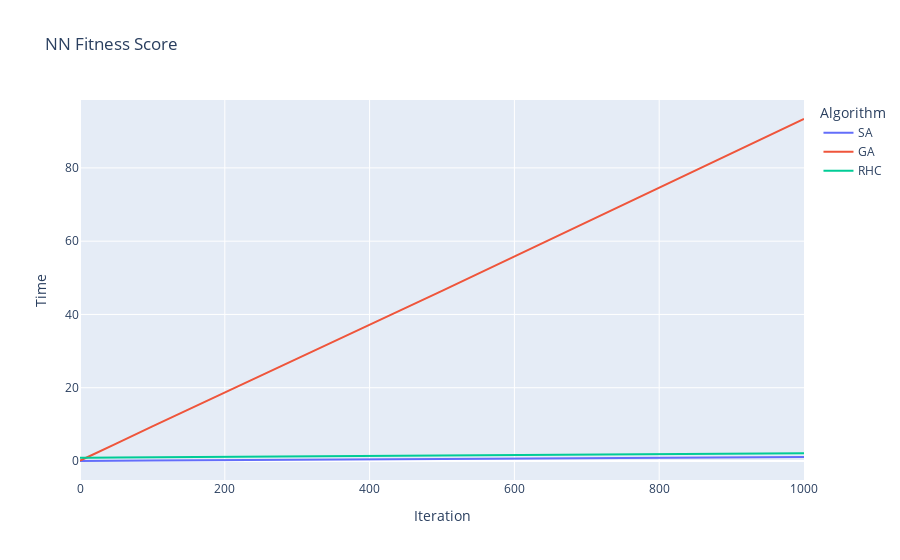

The code cell stored with this chart in its notebook:
### Code cell
px.line(result, 
        x="Iteration", 
        y="Time", 
        color="Algorithm", 
        title="NN Fitness Score")

### Figure 1 — Plotly figure (JSON) as saved in the notebook; plotly's stock layout.template omitted (floating-point values rounded to 4 significant figures)
{"data": [{"hovertemplate": "Algorithm=SA<br>Iteration=%{x}<br>Time=%{y}<extra></extra>", "legendgroup": "SA", "line": {"color": "#636efa", "dash": "solid"}, "marker": {"symbol": "circle"}, "mode": "lines", "name": "SA", "orientation": "v", "showlegend": true, "type": "scatter", "x": [0, 1, 10, 50, 100, 500, 1000], "xaxis": "x", "y": [0.002229, 0.006256, 0.0172, 0.05815, 0.1094, 0.5152, 1.096], "yaxis": "y"}, {"hovertemplate": "Algorithm=GA<br>Iteration=%{x}<br>Time=%{y}<extra></extra>", "legendgroup": "GA", "line": {"color": "#EF553B", "dash": "solid"}, "marker": {"symbol": "circle"}, "mode": "lines", "name": "GA", "orientation": "v", "showlegend": true, "type": "scatter", "x": [0, 1, 10, 50, 100, 500, 1000], "xaxis": "x", "y": [0.09174, 0.1903, 1.028, 4.735, 9.464, 46.45, 93.35], "yaxis": "y"}, {"hovertemplate": "Algorithm=RHC<br>Iteration=%{x}<br>Time=%{y}<extra></extra>", "legendgroup": "RHC", "line": {"color": "#00cc96", "dash": "solid"}, "marker": {"symbol": "circle"}, "mode": "lines", "name": "RHC", "orientation": "v", "showlegend": true, "type": "scatter", "x": [0, 1, 10, 50, 100, 500, 1000], "xaxis": "x", "y": [0.8629, 0.8674, 0.8818, 0.9302, 0.992, 1.482, 2.143], "yaxis": "y"}], "layout": {"legend": {"title": {"text": "Algorithm"}, "tracegroupgap": 0}, "title": {"text": "NN Fitness Score"}, "xaxis": {"anchor": "y", "domain": [0, 1], "title": {"text": "Iteration"}}, "yaxis": {"anchor": "x", "domain": [0, 1], "title": {"text": "Time"}}}}
